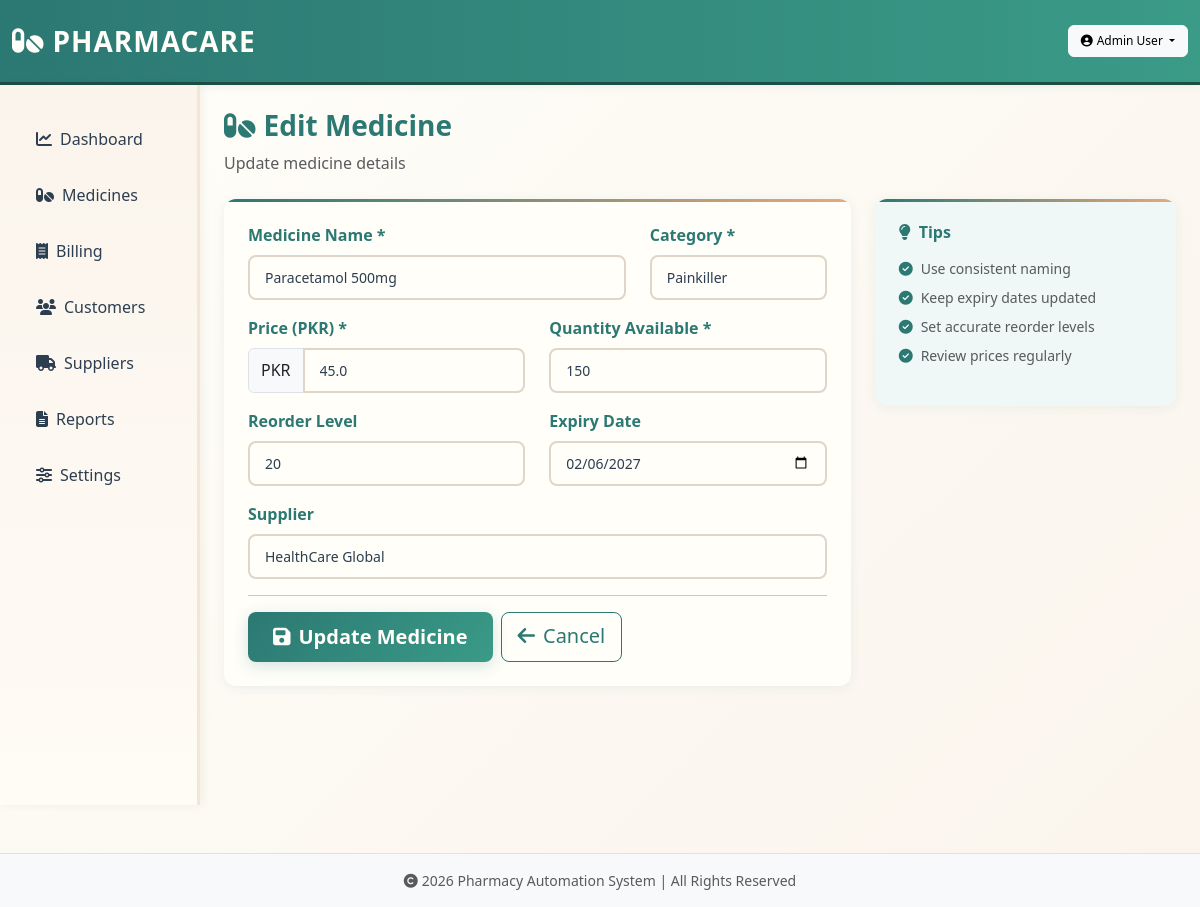
Screenshot of /medicine/edit/1 (signed in) with the database file from the repository.
### app.py (models this page shows)
class Medicine(db.Model):
    id = db.Column(db.Integer, primary_key=True)
    name = db.Column(db.String(200), nullable=False)
    category = db.Column(db.String(100))
    price = db.Column(db.Float, default=0.0)
    quantity = db.Column(db.Integer, default=0)
    reorder_level = db.Column(db.Integer, default=10)
    expiry_date = db.Column(db.Date)
    supplier_id = db.Column(db.Integer, db.ForeignKey('supplier.id'))

class Supplier(db.Model):
    id = db.Column(db.Integer, primary_key=True)
    name = db.Column(db.String(120), nullable=False)
    email = db.Column(db.String(120))
    phone = db.Column(db.String(20))
    address = db.Column(db.String(255))
    medicines = db.relationship('Medicine', backref='supplier', lazy=True)

### app.py (the view, shortened to what this page needs)
@app.route('/medicine/edit/<int:id>', methods=['GET', 'POST'])
@login_required(role=['admin', 'pharmacist'])
def edit_medicine(id):
    try:
        medicine = Medicine.query.get_or_404(id)
        suppliers = Supplier.query.order_by(Supplier.name).all()
        return render_template('medicine_form.html', med=medicine, suppliers=suppliers)
    except Exception as e:
        flash(f'Error: {str(e)}', 'danger')
        return redirect(url_for('medicines'))

### app.py (called while the page is built)
def login_required(role=None):
    def decorator(f):
        @wraps(f)
        def wrapped(*args, **kwargs):
            if 'user_id' not in session:
                flash('Please login first', 'warning')
                return redirect(url_for('login'))
            if role and session.get('role') not in role:
                flash('Access denied. Insufficient permissions.', 'danger')
                return redirect(url_for('dashboard'))
            return f(*args, **kwargs)
        return wrapped
    return decorator

@app.context_processor
def inject_logo():
    logo_path = None
    try:
        for f in os.listdir(IMG_DIR):
            if f.startswith('logo'):
                logo_path = os.path.join('static', 'images', f).replace('\\', '/')
                break
    except Exception:
        logo_path = None
    return dict(logo=logo_path)

### templates/medicine_form.html (shortened to what this page needs)
{% extends 'base.html' %}
{% block content %}
<div class="mb-4">
  <h3><i class="fas fa-pills me-2 text-teal"></i>{{ 'Edit' if med else 'Add New' }} Medicine</h3>
  <p class="text-muted">{{ 'Update medicine details' if med else 'Add a new medicine to your inventory' }}</p>
</div>
<div class="row g-4">
  <div class="col-lg-8">
    <div class="card p-4">
      <form method="post">
        <div class="row mb-3">
          <div class="col-md-8">
            <label class="form-label fw-bold">Medicine Name *</label>
            <input class="form-control form-control-lg" name="name" value="{{ med.name if med else '' }}" placeholder="e.g., Paracetamol 500mg" required>
          </div>
          <div class="col-md-4">
            <label class="form-label fw-bold">Category *</label>
            <input class="form-control form-control-lg" name="category" value="{{ med.category if med else '' }}" placeholder="e.g., Painkiller" required>
          </div>
        </div>
        <div class="row mb-3">
          <div class="col-md-6">
            <label class="form-label fw-bold">Price (PKR) *</label>
            <div class="input-group">
              <span class="input-group-text">PKR</span>
              <input class="form-control" name="price" type="number" step="0.01" value="{{ med.price if med else '' }}" placeholder="0.00" required>
            </div>
          </div>
          <div class="col-md-6">
            <label class="form-label fw-bold">Quantity Available *</label>
            <input class="form-control" name="quantity" type="number" value="{{ med.quantity if med else '' }}" placeholder="0" required>
          </div>
        </div>
        <div class="row mb-3">
          <div class="col-md-6">
            <label class="form-label fw-bold">Reorder Level</label>
            <input class="form-control" name="reorder_level" type="number" value="20" placeholder="Alert when below this">
          </div>
          <div class="col-md-6">
            <label class="form-label fw-bold">Expiry Date</label>
            <input class="form-control" name="expiry_date" type="date" value="{{ med.expiry_date if med and med.expiry_date else '' }}">
          </div>
        </div>
        <div class="mb-3">
          <label class="form-label fw-bold">Supplier</label>
          <select class="form-select" name="supplier_id">
            {% for sup in suppliers %}
              <option value="{{ sup.id }}" {% if med and med.supplier_id==sup.id %}selected{% endif %}>{{ sup.name }}</option>
            {% endfor %}
          </select>
        </div>
        <hr>
        <div class="d-flex gap-2">
          <button type="submit" class="btn btn-teal btn-lg">
            <i class="fas fa-save me-2"></i>{{ 'Update Medicine' if med else 'Add Medicine' }}
          </button>
          <a href="/medicines" class="btn btn-outline-secondary btn-lg">
            <i class="fas fa-arrow-left me-2"></i>Cancel
          </a>
        </div>
      </form>
    </div>
  </div>
  <div class="col-lg-4">
    <div class="card p-4 bg-light-teal">
      <h6 class="fw-bold mb-3"><i class="fas fa-lightbulb me-2"></i>Tips</h6>
      <ul class="small text-muted list-unstyled">
        <li class="mb-2"><i class="fas fa-check-circle text-teal me-2"></i>Use consistent naming</li>
        <li class="mb-2"><i class="fas fa-check-circle text-teal me-2"></i>Keep expiry dates updated</li>
        <li class="mb-2"><i class="fas fa-check-circle text-teal me-2"></i>Set accurate reorder levels</li>
        <li><i class="fas fa-check-circle text-teal me-2"></i>Review prices regularly</li>
      </ul>
    </div>
  </div>
</div>
{% endblock %}

### static/css/style.css (style rules this page uses)
* { margin: 0; padding: 0; box-sizing: border-box; }
:root { --beige: #F5E6D3; --teal: #2C7873; --dark-teal: #1B4F45; --cream: #FFFEF9; --light-beige: #FAF4EC; --accent: #E8A87C; --text-dark: #2C3E50; --text-light: #7F8C8D; }
body { background: linear-gradient(135deg, #FFFEF9 0%, #FAF4EC 100%); color: var(--text-dark); font-family: 'Segoe UI', Tahoma, Geneva, Verdana, sans-serif; min-height: 100vh; }
.btn-teal, .btn-primary { background: linear-gradient(135deg, var(--teal) 0%, #3a9b87 100%); border: none; color: var(--cream); font-weight: 600; padding: 10px 25px; border-radius: 8px; transition: all 0.3s ease; box-shadow: 0 4px 15px rgba(44, 120, 115, 0.2); position: relative; overflow: hidden; }
.btn-teal::before, .btn-primary::before { content: ''; position: absolute; top: 50%; left: 50%; width: 0; height: 0; border-radius: 50%; background: rgba(255, 255, 255, 0.3); transform: translate(-50%, -50%); transition: width 0.6s, height 0.6s; }
.btn-outline-secondary { color: var(--teal); border-color: var(--teal); transition: all 0.3s ease; }
.card { border: none; border-radius: 12px; background: var(--cream); box-shadow: 0 2px 12px rgba(44, 120, 115, 0.08); transition: all 0.4s cubic-bezier(0.175, 0.885, 0.32, 1.275); overflow: hidden; position: relative; animation: fadeInUp 0.6s ease-out; }
.card::before { content: ''; position: absolute; top: 0; left: 0; width: 100%; height: 3px; background: linear-gradient(90deg, var(--teal), var(--accent)); }
.card h6, .card h5, .card h4 { color: var(--teal); font-weight: 700; margin-bottom: 12px; }
.form-control, .form-select { border: 2px solid #e0d5c7; border-radius: 8px; padding: 10px 15px; transition: all 0.3s ease; font-size: 14px; color: var(--text-dark); background: var(--cream); }
.form-control::placeholder { color: #b8a89a; }
label { color: var(--teal); font-weight: 600; margin-bottom: 8px; display: block; }
h1, h2, h3, h4, h5, h6 { color: var(--teal); font-weight: 700; }
html { scroll-behavior: smooth; }
* { transition: background-color 0.3s ease, color 0.3s ease; }

### rows the page displays
Medicine: name "Paracetamol 500mg", category "Painkiller", price "45.0", quantity "150", expiry_date "02/06/2027", supplier_id "HealthCare Global"

### other values shown
{{ session.user_name }} "Admin User"
{{ 'Edit' if med else 'Add New' }} "Edit"
{{ 'Update Medicine' if med else 'Add Medicine' }} "Update Medicine"
